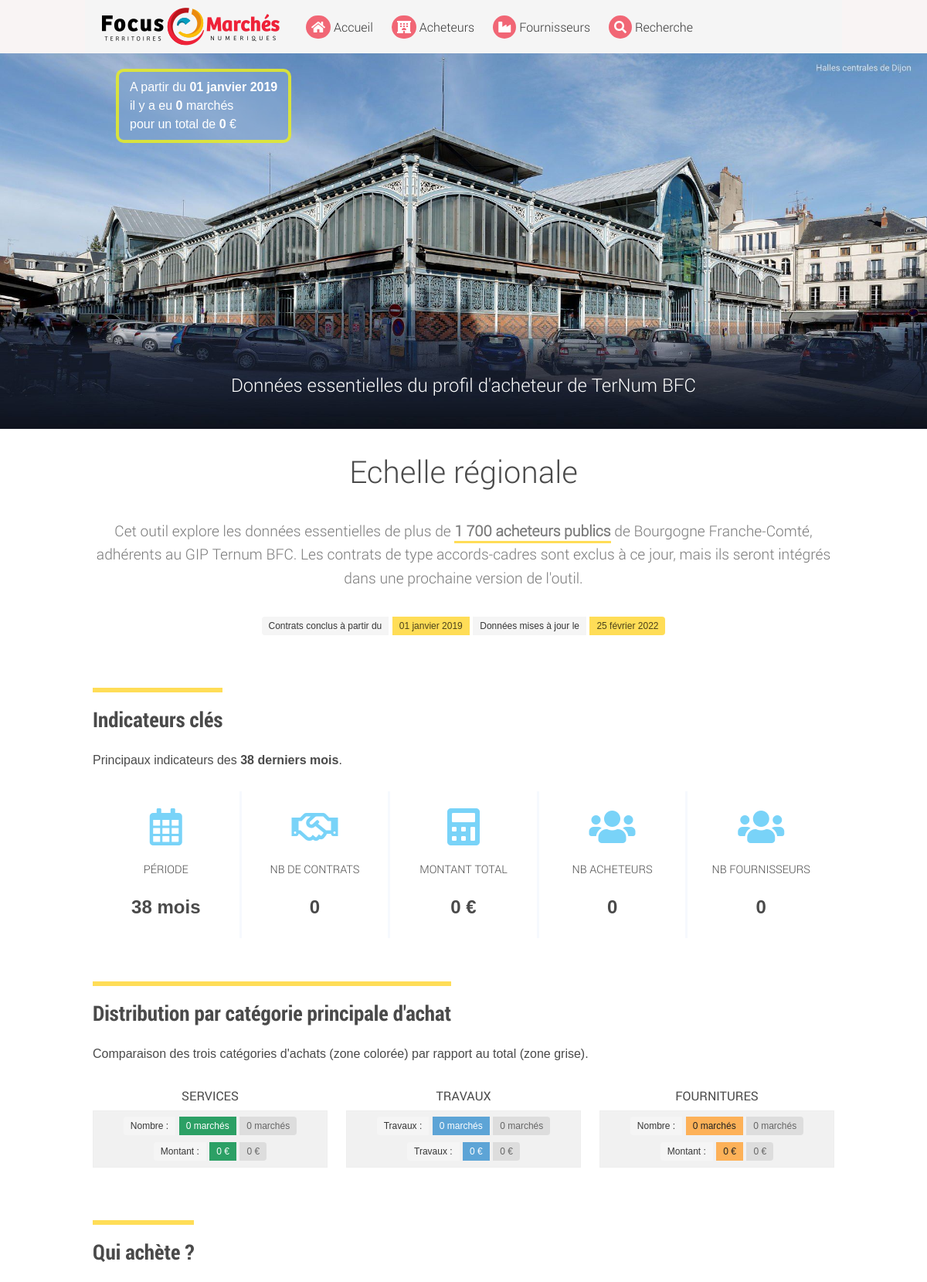
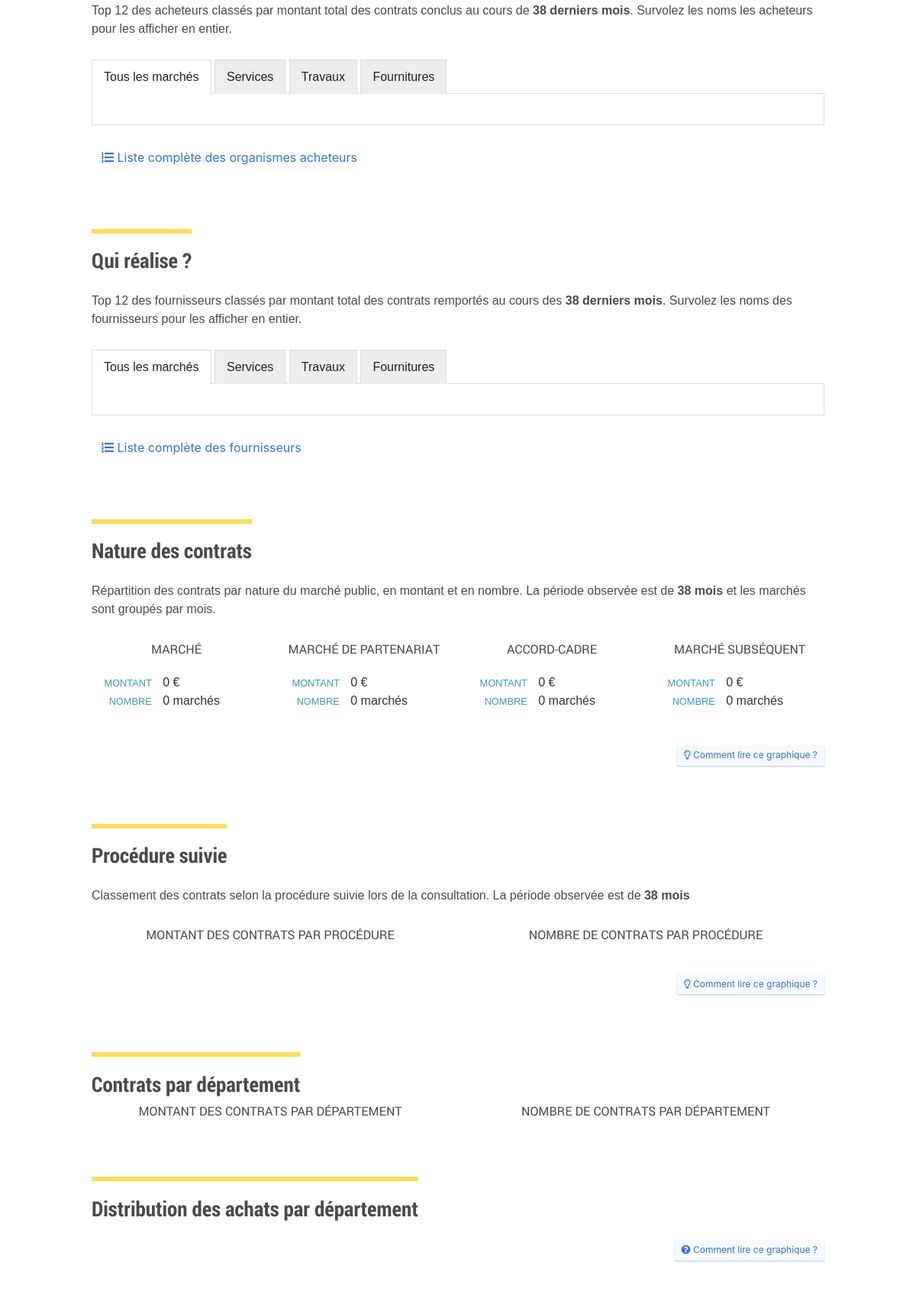
The page /ui/territoire.php (upper part) on the database its author committed (2 pictures, top to bottom).
### tables this page shows
CREATE TABLE `nature` (
  `id_nature` int(10) UNSIGNED NOT NULL,
  `nom_nature` varchar(45) DEFAULT NULL
);

### ui/inc/config.php (called while the page is built)
<?php
$nb_mois = 38;
$donnees_mises_a_jour = "25 février 2022";
$donnees_a_partir_du = "01 janvier 2019";
?>

### ui/data/model.php (called while the page is built, shortened)
<?php
function clean_get_dept()
{
  try
  {
    return 0;
  }
  catch (Exception $e)
  {
    return 0;
  }
}
function nf ($n)
{
  return number_format ($n, 0, ",", " ");
}
function getKPI ($connect, $id=0, $months=0, $dept=0)
{
  $sql = "SELECT SUM(montant) as montant_total,
  COUNT(m.id) as nombre,
  MAX(montant) maximum,
  AVG(montant) moyenne,
  (DATEDIFF( MAX(date_notification), MIN(date_notification) ) / 30 ) periode,
  COUNT(DISTINCT(a.nom_acheteur)) nb_acheteurs,
  COUNT(DISTINCT(t.denomination_sociale)) nb_fournisseurs
  FROM marche m
  LEFT JOIN acheteur a ON a.id_acheteur = m.id_acheteur
  INNER JOIN marche_titulaires mt ON m.id_marche = mt.id_marche
  INNER JOIN titulaire t ON mt.id_titulaires = t.id_titulaire
  INNER JOIN lieu l ON l.id_lieu = m.id_lieu_execution
  WHERE m.date_notification > '0000-00-00' ";
  if ($months > 0)
  {
    $sql .= " AND m.date_notification > DATE_SUB(CURRENT_DATE(), INTERVAL $months MONTH) ";
  }
  try
  {
    $result = $connect->query($sql);
    $kpi = [];
    if ($result)
    {
      while ( $r = mysqli_fetch_assoc( $result ) )
      {
        $kpi['montant_total'] = $r['montant_total'];
        $kpi['nombre'] = $r['nombre'];
        $kpi['maximum'] = $r['maximum'];
        $kpi['moyenne'] = $r['moyenne'];
        $kpi['periode'] = $months > 0 ? $months : $r['periode'];
        $kpi['nb_acheteurs'] = $r['nb_acheteurs'];
        $kpi['nb_fournisseurs'] = $r['nb_fournisseurs'];
        $kpi['sql'] = $sql;
      }
    }
  }
  catch (Exception $e) {  }
  return $kpi;
}
function getNatures2 ($connect, $id=0, $months=12)
{
  $sql = "SELECT n.id_nature, COALESCE(COUNT(m.montant), 0) nb_nature, COALESCE(SUM(m.montant),0) total, n.nom_nature
          FROM nature n
          LEFT JOIN (
            SELECT *
            FROM marche
            WHERE date_notification > '0000-00-00'
            AND date_notification > DATE_SUB(CURRENT_DATE(), INTERVAL $months MONTH)
          ) m ON n.id_nature = m.id_nature ";
  $sql .= "GROUP BY nom_nature ORDER BY id_nature ASC";
  try
  {
    $result = $connect->query($sql);
    $out=[];
    if ($result)
    {
      while ( $r = mysqli_fetch_assoc( $result ) )
      {
        $out[]=$r;
      }
    }
  }
  catch (Exception $e) {  }
  return $out;
}

### ui/territoire.php (the view, shortened to what this page needs)
<?php
include('inc/head.php');
include('inc/config.php');
?>
<?php
include('inc/nav.php');
require_once('data/model.php');
require_once('data/connect.php');
$connect->set_charset("utf8");
$dept = clean_get_dept();
$kpi = getKPI($connect, null, $nb_mois, $dept);
?>
<div id="bandeauHome">
  <img id="halles" src="img/Dijon_Halles_01.jpg" alt="Les Halles de Dijon - Marché public" />
  <div id="statsHome">
    <div style="max-width: 940px; padding: 0 20px; margin: 0 auto;">
      <p id="phraseHome">
        A partir du <b><?php echo  $donnees_a_partir_du; ?></b></br>
        il y a eu <b><?php echo  nf($kpi['nombre']) ; ?></b> marchés</br>
        pour un total de <b><?php echo nf($kpi['montant_total']) ; ?></b> €
      </p>
    </div>
  </div>
  <h1 class='is-size-4 is-size-4-mobile'>Données essentielles du profil d'acheteur de TerNum BFC</h1>
</div>
<div id="main">
    <div class="container">
      <h2 class="is-size-2 has-text-centered is-size-2-desktop is-size-3-mobile">Echelle régionale</h2>
      <h2 id="dates" class="has-text-centered subtitle">Cet outil explore les données essentielles de plus de <b class='under-warning'>1 700 acheteurs publics</b> de Bourgogne Franche-Comté, adhérents au GIP Ternum BFC. Les contrats de type accords-cadres sont exclus à ce jour, mais ils seront intégrés dans une prochaine version de l'outil.</h2>
    <div id="dates" class="has-text-centered">
      <span class='tags has-addons'>
        <span class='tag is-light'>Contrats conclus à partir du </span>
        <span class='tag is-warning'><?php echo $donnees_a_partir_du;?></span>
        <span class='tag is-light'>Données mises à jour le </span>
        <span class='tag is-warning'><?php echo $donnees_mises_a_jour;?></span>
      </span>
    </div>
  </div>
  <div class="container">
  <h3>Indicateurs clés</h3>
  <p>Principaux indicateurs des <b><?php echo $nb_mois;?> derniers mois</b>.</p>
  <div class="kpis columns">
    <div class="column kpi">
      <i class="far fa-calendar-alt fa-3x has-text-blue-light pb-1"></i>
      <span>Période</span>
      <b id="kpi-periode"><?php echo ceil( $kpi['periode'] ); ?> mois</b>
    </div>
    <div class="column kpi">
      <i class="far fa-handshake fa-3x has-text-blue-light pb5"></i>
      <span title="Nombre de contrats">Nb de contrats</span>
      <b id="kpi-nb-marches"><?php echo nf( $kpi['nombre'] ); ?></b>
    </div>
    <div class="column kpi">
      <i class="fas fa-calculator fa-3x has-text-blue-light"></i>
      <span>Montant total</span>
      <b id="kpi-montant-total"><?php echo nf( $kpi['montant_total'] ); ?> €</b>
    </div>
    <div class="column kpi">
      <i class="fas fa-users fa-3x has-text-blue-light "></i>
      <span title="Nombre d'acheteurs">Nb Acheteurs</span>
      <b id="kpi-max"><?php echo nf( $kpi['nb_acheteurs'] ); ?> </b>
    </div>
    <div class="column kpi">
      <i class="fas fa-users fa-3x has-text-blue-light "></i>
      <span title="Nombre de fournisseurs">Nb Fournisseurs</span>
      <b id="kpi-max"><?php echo nf( $kpi['nb_fournisseurs'] ); ?> </b>
    </div>
  </div>
    </div>
  <section class="section">
    <div class="container">
  <?php
  include('inc/categories-principales-html.php');
  ?>
    </div>
  </section>
  <section class="section">
    <div class="container">
    <h3>Qui achète ?</h3>
    <p>Top 12 des acheteurs classés par montant total des contrats conclus au cours de <b><?php echo $nb_mois;?> derniers mois</b>. Survolez les noms les acheteurs pour les afficher en entier.</p>
    <div id="acheteurs">
    <ul class="tab-container">
      <li class="tab-link current" data-tab="tab-1">Tous les marchés</li>
      <li class="tab-link" data-tab="tab-2">Services</li>
      <li class="tab-link" data-tab="tab-3">Travaux</li>
      <li class="tab-link" data-tab="tab-4">Fournitures</li>
    </ul>
    <div id="tab-1" class="tab-content current">
      <div class="columns">
        <div class="column is-one-third tagsBlock quiListe">
          </div>
          <div class="column">
          </div>
      </div>
    </div>
  <p><button id="getListeAcheteurs" class="button has-text-link is-white"><i class="fas fa-list-ol"></i>&nbsp;Liste complète des organismes acheteurs </button></p>
</div>
</div>
</section>
<section class="section">
    <div class="container">
    <h3>Qui réalise ?</h3>
    <p>Top 12 des fournisseurs classés par montant total des contrats remportés au cours des <b><?php echo $nb_mois;?> derniers mois</b>. Survolez les noms des fournisseurs pour les afficher en entier.</p>
    <div id="titulaires">
    <ul class="tab-container">
      <li class="tab-link current" data-tab="tab-t1">Tous les marchés</li>
      <li class="tab-link" data-tab="tab-t2">Services</li>
      <li class="tab-link" data-tab="tab-t3">Travaux</li>
      <li class="tab-link" data-tab="tab-t4">Fournitures</li>
    </ul>
    <div id="tab-t1" class="tab-content current">
      <div class="columns">
        <div class="column is-one-third tagsBlock quiListe">
          </div>
          <div class="column">
          </div>
      </div>
    </div>
  <p><button id="getListeTitulaires" class="button has-text-link is-white"><i class="fas fa-list-ol"></i>&nbsp;Liste complète des fournisseurs </button></p>
</div>
</div>
</section>
    <div class="container">
<h3>Nature des contrats</h3>
<p>Répartition des contrats par nature du marché public, en montant et en nombre. La période observée est de <b><?php echo $nb_mois;?> mois</b> et les marchés sont groupés par mois. </p>
<div class="columns sequence">
  <?php
  $natures = getNatures2($connect, 0, $nb_mois);
  foreach ($natures as $nature):
    ?>
    <div class="column">
      <h4><?php echo $nature['nom_nature'];?></h4>
      <ul class="natures">
        <li><span>Montant</span> <?php echo nf($nature['total']);?> €</li>
        <li><span>Nombre</span> <?php echo nf($nature['nb_nature']);?> marchés</li>
      </ul>
    </div>
  <?php
endforeach;
?>
</div>
<div>
<?php include('inc/aideNature.php');?>
</div>
</div>
    <div class="container">
<h3>Procédure suivie</h3>
<p>Classement des contrats selon la procédure suivie lors de la consultation. La période observée est de <b><?php echo $nb_mois;?> mois</b> </p>
<div class="columns sequence">
  <div class="column">
    <h4>Montant des contrats par procédure</h4>
  </div>
<div class="column">
  <h4>Nombre de contrats par procédure</h4>
</div>
</div>
<?php
include('inc/aideProcedures.php');
?>
</div>
    <div class="container">
  <h3>Contrats par département</h3>
  <div class="columns">
    <div class="column">
      <h4>Montant des contrats par département</h4>
    </div>
    <div class="column">
      <h4>Nombre de contrats par département</h4>
    </div>
  </div>
</div>
    <div class="container">
  <h3>Distribution des achats par département</h3>
  <p class="has-text-right"><button id="aideCPVLieuxBtn" class="button has-text-link is-link-bg is-small"><i class="fas fa-question-circle"></i>&nbsp;Comment lire ce graphique ?</button></p>
</div>
</div>
<?php include('inc/footer.php'); ?>

### ui/css/style.css (style rules this page uses)
html { background: #fff; }
body { min-height: 100% ; ; font-family: Arial, sans-serif; }
#main { background: #fff; margin: 15px 0 0; }
#main .container { max-width: 1024px; margin: 0 auto 20px; padding: 0; }
.section { padding:0 ; background: #fff ; margin: 5px 0 0; }
h1, h2, h3, h4, h5, h6, p, dt, dd, dl { padding: .5rem 0; margin: 1rem 0; }
h1, h2, h3, h4, h5, h6 { font-family: 'RobotoLight', Arial, sans-serif; }
h2.subtitle { color: #7a7a7a; font-size : 1.2rem; }
h3 { font-size: 1.7rem; font-family: "RobotoCondensedBold"; padding: 1.2rem 0 0rem; margin: 3rem 0 0; border-top: 6px solid #ffdd57; display: inline-block; line-height: 120%; }
h4 { border-bottom: none; text-align: center; margin: 0.2rem 0; padding: 0.2rem 0; font-family: "Roboto"; font-size: 1.0rem; border-top: none; text-transform: uppercase; }
h4 { font-family: 'Roboto'; }
ul { list-style: disc; }
ul, li { padding: .5rem 0; margin: .25rem 0; }
li { list-style-position: inside; }
.quiListe { text-align: center ; }
@media screen and (min-width: 768px) { .quiListe { text-align: right; } }
#bandeauHome { position: relative; }
#bandeauHome img { max-width: 100%; }
#bandeauHome h1 { text-align: center; bottom: 20px; font-size: 2.75rem; color: #fff; margin: -90px auto 0; }
#statsHome { display: none; position: absolute; top: 20px; width: 100%; }
@media screen and (min-width: 768px) { #statsHome { display: block; } }
#dates { margin-top: 30px; }
#accueil #dates { margin-top: 0; line-height: 1.6 }
#dates .tags { display:block; }
.under-warning { border-bottom: 3px solid #ffdd57 }
.natures { margin: 10px 0 0 0; padding: 7px 0 10px; }
.natures li { list-style-type: none; font-size: 1rem; color: #333; padding: 0; margin: 0; }
.natures li span { text-transform: uppercase; font-size: .8rem; color: #389ac3; display: inline-block; width: 40%; padding: 0 10px 0 0; text-align:right; }
.kpis.columns { display: flex; flex-wrap: wrap; }
.kpis { margin: 20px auto 50px; background: #fff; text-align: left; }
.kpis div { border-left: 3px solid #f6f9fe; text-align: center ; }
.kpis div:first-child { border-left: none ; }
.kpi i, .kpi span, .kpi b { display: block; }
.kpi i { padding: 10px 0 10px; }
.kpi span { padding: 10px 0; text-transform: uppercase; font-size: .9rem; font-family: "RobotoLight"; font-weight: 400; }
.kpi b { padding: 10px 0; font-size: 1.1rem; }
@media screen and (min-width: 768px) { .kpi b { font-size: 1.5rem; } }
@media screen and (min-width: 840px) { h2 { margin-top: 3rem; } }
button { border: none; padding: 5px 10px; background: transparent; cursor: pointer; font-size: 1.1rem; border: 1px solid #5d626b; color: #5d626b; }
ul.tab-container { margin: 0px; padding: 0px; list-style: none; }
ul.tab-container li { background: #ededed; color: #222; display: inline-block; padding: 10px 15px; cursor: pointer; border: 1px solid #ddd; border-bottom: none; margin-bottom: -1px }
ul.tab-container li.current { background: #fff; color: #222; }
.tab-content { display: none; border: 1px solid #ddd; padding-top: 40px; visibility: hidden; opacity: 0; transition: opacity 1s linear; background: #fff; }
.tab-content.current { display: block; opacity: 1; visibility: visible; transition: opacity 1s linear }
.is-link-bg { background: #f6f9fe; border: none; box-shadow: 0 1px 2px #a3c6fd; }
.has-text-blue-light { color: #79d3f8 !important; }
@media screen and (min-width: 1015px) { .sequence h4 { text-align: center; } }
.sequence h4 { margin: 0 ; }
#phraseHome { list-style: none; margin: 0; border: 4px solid rgba(255, 253, 0, 0.7); padding: 8px 14px; border-radius: 10px; display: inline-block; background: rgba(124, 162, 206, 0.7); color: #fff; }

### rows shown on the page
nature: nom_nature "MARCHÉ", total "0", nb_nature "0"
nature: nom_nature "MARCHÉ DE PARTENARIAT", total "0", nb_nature "0"
nature: nom_nature "ACCORD-CADRE", total "0", nb_nature "0"
nature: nom_nature "MARCHÉ SUBSÉQUENT", total "0", nb_nature "0"

### other values the page prints
$donnees_a_partir_du "01 janvier 2019"
nf($kpi['nombre']) "0"
nf($kpi['montant_total']) "0"
$donnees_mises_a_jour "25 février 2022"
$nb_mois "38"
ceil( $kpi['periode'] ) "38"
nf( $kpi['nombre'] ) "0"
nf( $kpi['montant_total'] ) "0"
nf( $kpi['nb_acheteurs'] ) "0"
nf( $kpi['nb_fournisseurs'] ) "0"
nf($cats->nombreServices) "0"
nf($cats->totalNombre) "0"
nf($cats->montantServices) "0"
nf($cats->totalMontant) "0"
nf($cats->nombreTravaux) "0"
